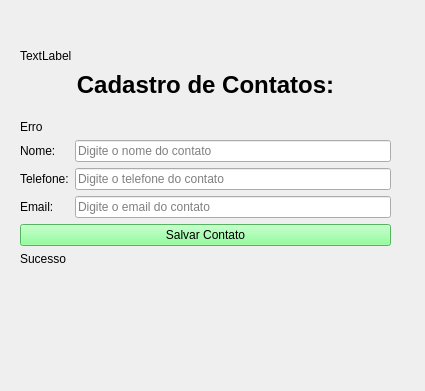
<?xml version="1.0" encoding="UTF-8"?>
<ui version="4.0">
 <class>MainWindow</class>
 <widget class="QMainWindow" name="MainWindow">
  <property name="geometry">
   <rect>
    <x>0</x>
    <y>0</y>
    <width>425</width>
    <height>391</height>
   </rect>
  </property>
  <property name="windowTitle">
   <string>MainWindow</string>
  </property>
  <widget class="QWidget" name="centralwidget">
   <widget class="QStackedWidget" name="stacked_widget_pilha_pags">
    <property name="geometry">
     <rect>
      <x>0</x>
      <y>10</y>
      <width>421</width>
      <height>331</height>
     </rect>
    </property>
    <property name="currentIndex">
     <number>0</number>
    </property>
    <widget class="QWidget" name="page_cadastro_contato">
     <widget class="QLabel" name="label_5">
      <property name="geometry">
       <rect>
        <x>20</x>
        <y>10</y>
        <width>101</width>
        <height>71</height>
       </rect>
      </property>
      <property name="text">
       <string>TextLabel</string>
      </property>
     </widget>
     <widget class="QLabel" name="label_4">
      <property name="geometry">
       <rect>
        <x>20</x>
        <y>60</y>
        <width>371</width>
        <height>31</height>
       </rect>
      </property>
      <property name="text">
       <string>&lt;html&gt;&lt;head/&gt;&lt;body&gt;&lt;p align=&quot;center&quot;&gt;&lt;span style=&quot; font-size:18pt; font-weight:600;&quot;&gt;Cadastro de Contatos:&lt;/span&gt;&lt;/p&gt;&lt;/body&gt;&lt;/html&gt;</string>
      </property>
     </widget>
     <widget class="QWidget" name="formLayoutWidget">
      <property name="geometry">
       <rect>
        <x>20</x>
        <y>110</y>
        <width>371</width>
        <height>191</height>
       </rect>
      </property>
      <layout class="QFormLayout" name="formLayout">
       <item row="2" column="0">
        <widget class="QLabel" name="label">
         <property name="text">
          <string>Nome:</string>
         </property>
        </widget>
       </item>
       <item row="2" column="1">
        <widget class="QLineEdit" name="line_edit_nome_contato">
         <property name="placeholderText">
          <string>Digite o nome do contato</string>
         </property>
        </widget>
       </item>
       <item row="3" column="1">
        <widget class="QLineEdit" name="line_edit_telefone_contato">
         <property name="placeholderText">
          <string>Digite o telefone do contato</string>
         </property>
        </widget>
       </item>
       <item row="4" column="0">
        <widget class="QLabel" name="label_3">
         <property name="text">
          <string>Email:</string>
         </property>
        </widget>
       </item>
       <item row="4" column="1">
        <widget class="QLineEdit" name="line_edit_emailcontato">
         <property name="placeholderText">
          <string>Digite o email do contato</string>
         </property>
        </widget>
       </item>
       <item row="5" column="0" colspan="2">
        <widget class="QPushButton" name="push_button_salvar_contato">
         <property name="toolTip">
          <string>Clique para salvar um contato</string>
         </property>
         <property name="styleSheet">
          <string notr="true">background-color: rgb(116, 255, 132);</string>
         </property>
         <property name="text">
          <string>Salvar Contato</string>
         </property>
        </widget>
       </item>
       <item row="6" column="0" colspan="2">
        <widget class="QLabel" name="label_msg_sucesso">
         <property name="text">
          <string>Sucesso</string>
         </property>
        </widget>
       </item>
       <item row="1" column="0" colspan="2">
        <widget class="QLabel" name="label_msg_erro">
         <property name="text">
          <string>Erro</string>
         </property>
        </widget>
       </item>
       <item row="3" column="0">
        <widget class="QLabel" name="label_2">
         <property name="text">
          <string>Telefone:</string>
         </property>
        </widget>
       </item>
      </layout>
     </widget>
     <zorder>label_5</zorder>
     <zorder>formLayoutWidget</zorder>
     <zorder>label_4</zorder>
    </widget>
    <widget class="QWidget" name="page_2">
     <widget class="QLabel" name="label_6">
      <property name="geometry">
       <rect>
        <x>100</x>
        <y>80</y>
        <width>251</width>
        <height>16</height>
       </rect>
      </property>
      <property name="text">
       <string>Ola</string>
      </property>
     </widget>
    </widget>
   </widget>
  </widget>
 </widget>
 <resources/>
 <connections/>
</ui>
